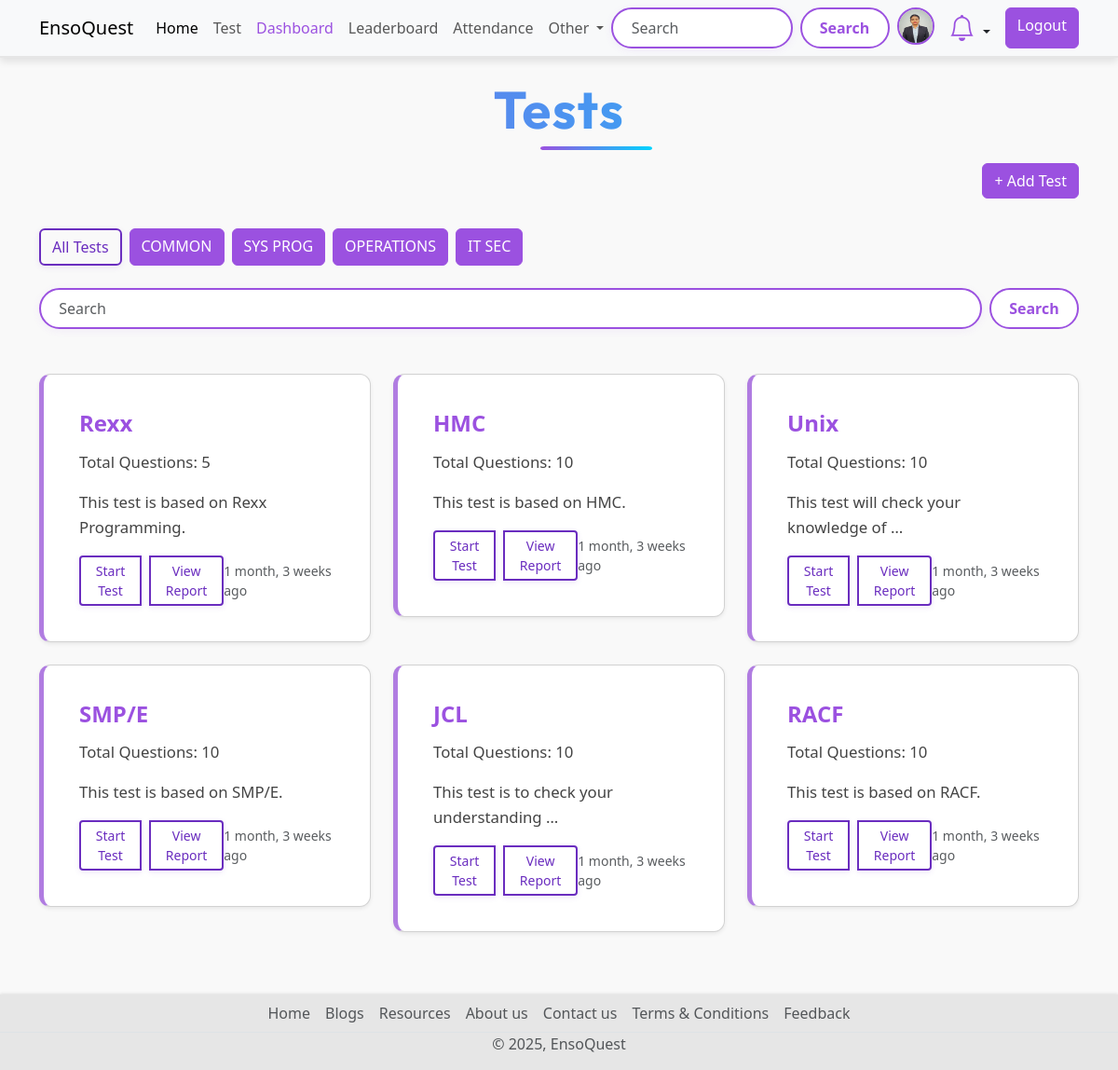
The app's page /quiz/all_quiz/ (signed in) with its own data.
### account/models.py (models this page shows, shortened)
class Profile(models.Model):
    user = models.OneToOneField(User,on_delete=models.CASCADE, null=True,verbose_name='User Object')
    position = models.CharField(max_length=100,blank=True,null=True)
    bio = models.TextField(blank=True,null=True)
    profile_img = models.ImageField(upload_to='profile_image', default='user.png',blank=True,null=True,verbose_name= 'Profile Pic')

### quiz/models.py (models this page shows, shortened)
class Category(models.Model):
    name = models.CharField(max_length=15)
    class Meta:
        verbose_name_plural = 'Categories'

class Quiz(models.Model):
    title = models.CharField(max_length=255)
    description = models.TextField()
    category = models.ForeignKey(Category, on_delete=models.CASCADE)
    quiz_file = models.FileField(upload_to='quiz/')
    created_at = models.DateTimeField(auto_now_add=True)
    updated_at = models.DateTimeField(auto_now=True)
    class Meta:
        verbose_name_plural = 'Tests'

class Question(models.Model):
    quiz = models.ForeignKey(Quiz,on_delete=models.CASCADE)
    text = models.TextField()

### quiz/views.py (the view)
# urls.py: path('all_quiz/',views.all_quiz_view, name='all_quiz'),
@login_required
def all_quiz_view(request, category=None):
    quizzes = Quiz.objects.order_by('-created_at')
    categories = Category.objects.all()
    context = {"quizzes": quizzes, "categories": categories}
    return render(request, 'all-test.html', context)

### base/context_processors.py (called while the page is built)
def notification_count(request):
    if request.user.is_authenticated:
        unread_count = Notification.objects.filter(user=request.user, is_read=False).count()
        return {'unread_notification_count': unread_count}
    return {}

### Templates/all-test.html (shortened to what this page needs)
{% extends 'index.html' %}
{% load static %}
{% block content %}
<link rel="stylesheet" href="{% static 'css/alltest-style.css' %}">
<h1 class="display-4 text-center my-4 fw-bold title">Tests</h1>
<div class="container">
     {% if request.user.is_authenticated and request.user.is_staff %}
     <div class="mb-3 text-end">
     <a href="{% url 'add_quiz' %}" class="btn btn-primary mb-3">+ Add Test</a>
     </div>
     {% endif %}
  <div class="d-flex flex-wrap gap-2 mb-4">
    <a href="{% url 'all_quiz' %}" class="btn btn-outline-primary">All Tests</a>
    {% for category in categories %}
      <a href="{% url 'search' category.name %}" class="btn btn-primary">{{ category.name }}</a>
    {% endfor %}
  </div>
</div>
<form class="container d-flex my-4" role="search" method="get" action="{% url 'search' %}">
  <input name="q" class="form-control me-2" type="search" placeholder="Search" aria-label="Search">
  <button type="submit" class="btn btn-secondary">Search</button>
</form>
<div class="container my-5">
  <div class="row row-cols-1 row-cols-sm-1 row-cols-md-2 row-cols-lg-3 g-4">
    {% if quizzes %}
      {% for quiz in quizzes %}
        <div class="col">
          <div class="card shadow-sm">
            <div class="card-body">
              <h4 class="card-title">{{ quiz.title }}</h4>
              <p class="card-text">Total Questions: {{ quiz.question_set.all|length }}</p>
              <p class="card-text">{{ quiz.description|truncatewords:7 }}</p>
              <div class="d-flex justify-content-between align-items-center">
                <div class="btn-group">
                  <a href="{% url 'quiz' quiz.id %}" class="btn btn-sm btn-outline-primary">Start Test</a>
                  <a href="{% url 'quiz_report' quiz.id %}" class="btn btn-sm btn-outline-primary ms-2">View Report</a>
                </div>
                <small class="text-body-secondary">{{ quiz.created_at|timesince }} ago</small>
              </div>
            </div>
          </div>
        </div>
      {% endfor %}
    {% else %}
      <div class="col-12">
        <p class="text-center text-danger fs-5">There is no Test available for this category or search.</p>
      </div>
    {% endif %}
  </div>
</div>
{% endblock content %}

### Templates/components/navbar.html (shortened to what this page needs)
<nav class="navbar navbar-expand-lg bg-body-tertiary d-none d-lg-block">
  <div class="container">
    <a class="navbar-brand" href="{% url 'home' %}">EnsoQuest</a>
    <div class="collapse navbar-collapse" id="navbarSupportedContent">
      <ul class="navbar-nav me-auto mb-2 mb-lg-0">
        <li class="nav-item">
          <a class="nav-link active" aria-current="page" href="{% url 'home' %}">Home</a>
        </li>
        <li class="nav-item">
          <a class="nav-link" href="{% url 'all_quiz' %}">Test</a>
        </li>
        {% if request.user.is_superuser %}
          <li class="nav-item">
            <a class="nav-link" href="{% url 'dashboard' %}" style="color: #9b51e0 !important;">Dashboard</a>
          </li>
        {% endif %}
        <li class="nav-item">
          <a class="nav-link" href="{% url 'leaderboard' %}">Leaderboard</a>
        </li>
        {% if request.user.is_authenticated %}
          {% if request.user.is_superuser %}
            <li class="nav-item">
              <a class="nav-link" href="{% url 'attendance:session_list' %}">Attendance</a>
            </li>
          {% else %}
            <li class="nav-item">
              <a class="nav-link" href="{% url 'attendance:student_attendance_report' %}">Attendance</a>
            </li>
          {% endif %}
        {% endif %}
        <li class="nav-item dropdown">
          <a class="nav-link dropdown-toggle" href="#" role="button" data-bs-toggle="dropdown" aria-expanded="false">
            Other
          </a>
        </li>
      </ul>
      <form class="d-flex" role="search" action="{% url 'search_users' %}">
        <input class="form-control me-2" type="search" name="q" placeholder="Search" aria-label="Search">
        <button class="btn btn-search" type="submit">Search</button>
        {% if request.user.is_authenticated %}
          <a href="{% url 'profile' request.user.username %}" data-bs-toggle="tooltip" data-bs-placement="bottom" data-bs-title="{{ request.user.username }}" class="mx-2">
            <img src="{{ request.user.profile.profile_img.url }}" class="rounded-circle profile-img-purple" width="40" height="40" alt="profile_img">
          </a>
          <li class="nav-item dropdown list-unstyled mx-2">
            <a class="nav-link dropdown-toggle position-relative" href="#" id="notificationDropdown" data-bs-toggle="dropdown" role="button" aria-expanded="false">
              <i class="bi bi-bell fs-3 bell-purple"></i>
            </a>
          </li>
          <a href="{% url 'logout' %}" class="btn btn-log ms-2">Logout</a>
        {% else %}
          <a href="{% url 'login' %}" class="btn btn-log ms-2">Login</a>
        {% endif %}
      </form>
    </div>
  </div>
</nav>

### static/css/style.css (style rules this page uses)
.title { font-family: 'Outfit', sans-serif; font-size: clamp(2.5rem, 6vw, 4rem); font-weight: 700; background: linear-gradient(90deg, #9b51e0, #00d4ff); -webkit-background-clip: text; background-clip: text; -webkit-text-fill-color: transparent; color: transparent; opacity: 0; animation: fadeInTitle 1.3s ease-in-out forwards; margin: 2rem 0 1rem; line-height: 1.2; text-align: center; letter-spacing: 1.5px; position: relative; }
.title::after { content: ""; position: absolute; left: 50%; transform: translateX(-50%); bottom: -10px; width: 60px; height: 4px; background: linear-gradient(to right, #9b51e0, #00d4ff); border-radius: 999px; opacity: 0; animation: fadeInLine 1.5s ease-in-out forwards 0.8s; margin: 0 10px; }
body { background-color: #f9f9f9; font-family: 'Segoe UI', Tahoma, Geneva, Verdana, sans-serif; padding-top: 60px; padding-bottom: 50px; margin: 0; }
nav.navbar { position: fixed; top: 0; left: 0; right: 0; width: 100%; background-color: rgba(249, 249, 249, 0.8); box-shadow: 0 4px 8px rgba(0, 0, 0, 0.1); border-bottom: 2px solid #e6e6e6; z-index: 9999; }
.form-control[type="search"] { border: 2px solid #9b51e0; border-radius: 999px; padding: 0.5rem 1.2rem; transition: all 0.3s ease; box-shadow: 0 2px 8px rgba(155, 81, 224, 0.08); }
.navbar .btn-search { background-color: #fff; color: #9b51e0; border: 2px solid #9b51e0; border-radius: 999px; padding: 0.4rem 1.2rem; font-weight: 600; transition: all 0.3s ease; }
.navbar .btn-log, .form-inline .btn-log { background-color: #9b51e0; background: #9b51e0; border-color: #9b51e0; color: white; font-weight: 500; }
.bell-purple { color: #9b51e0 !important; }
.profile-img-purple { border: 2px solid #9b51e0; border-radius: 50%; }

### static/css/alltest-style.css (style rules this page uses)
body { background-color: #f9f9f9; font-family: 'Segoe UI', Tahoma, Geneva, Verdana, sans-serif; }
.card { background: #ffffff; border-left: 5px solid #b07ce1; border-radius: 12px; padding: 22px; box-shadow: 0 6px 18px rgba(0, 0, 0, 0.05); transition: transform 0.3s ease, box-shadow 0.3s ease; min-height: 260px; display: flex; flex-direction: column; justify-content: space-between; color: #9b51e0; position: relative; overflow: hidden; }
.card-title { font-size: 1.5rem; font-weight: 700; margin-bottom: 14px; color: #9b51e0; }
.card-text { color: #444; font-size: 1.05rem; line-height: 1.6; }
.btn-primary { background-color: #9b51e0; border-color: #9b51e0; }
.btn-outline-primary { border: 2px solid #6a2dbf; color: #6a2dbf; box-shadow: 0 2px 6px rgba(106, 45, 191, 0.1); }
.form-control[type="search"] { border: 2px solid #9b51e0; border-radius: 999px; padding: 0.5rem 1.2rem; transition: all 0.3s ease; box-shadow: 0 2px 8px rgba(155, 81, 224, 0.08); }
.btn-secondary { background-color: #fff; color: #9b51e0; border: 2px solid #9b51e0; border-radius: 999px; padding: 0.4rem 1.2rem; font-weight: 600; transition: all 0.3s ease; }

### records on screen
Category: name "COMMON"
Category: name "SYS PROG"
Category: name "OPERATIONS"
Category: name "IT SEC"
Quiz: title "Rexx", question_set.all|length "5", description "This test is based on Rexx Programming.", created_at "1 month, 3 weeks"
Quiz: title "HMC", question_set.all|length "10", description "This test is based on HMC.", created_at "1 month, 3 weeks"
Quiz: title "Unix", question_set.all|length "10", description "This test will check your knowledge of …", created_at "1 month, 3 weeks"
Quiz: title "SMP/E", question_set.all|length "10", description "This test is based on SMP/E.", created_at "1 month, 3 weeks"
Quiz: title "JCL", question_set.all|length "10", description "This test is to check your understanding …", created_at "1 month, 3 weeks"
Quiz: title "RACF", question_set.all|length "10", description "This test is based on RACF.", created_at "1 month, 3 weeks"
